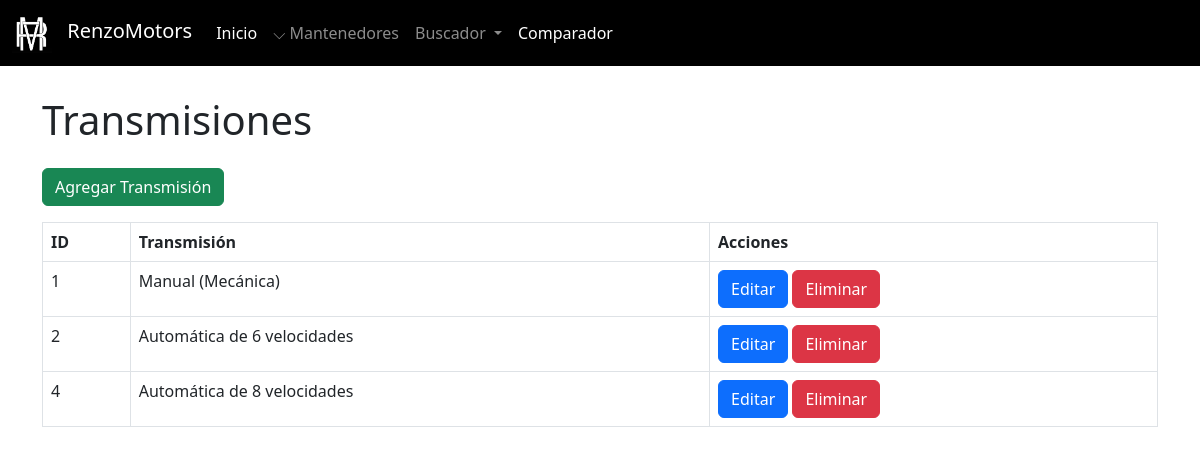
Page /admin/mantenedores/transmision/mantenedor_transmisiones.php on the earlier database version.
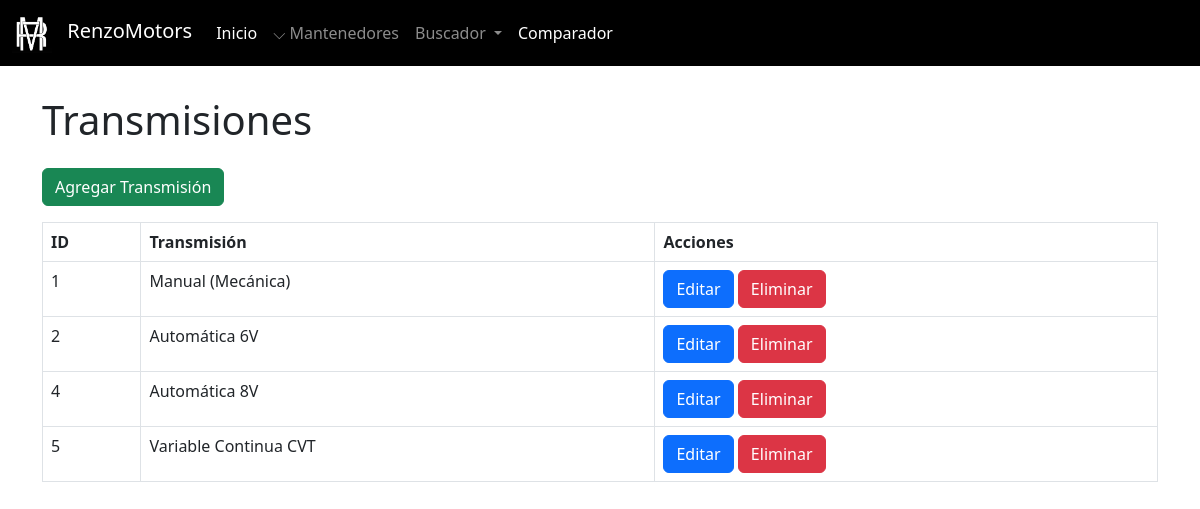
Same page on the later database version.
### tables this page shows
CREATE TABLE `transmision` (
  `id_transmision` int(11) NOT NULL,
  `nombre_transmision` varchar(100) NOT NULL
);

### admin/mantenedores/transmision/mantenedor_transmisiones.php (the view, shortened to what this page needs)
<?php
include '../../../config/conexion.php';
include '../../navbaradmin.php';
?>
<!DOCTYPE html>
<html lang="es">
<head>
    <link href="https://cdn.jsdelivr.net/npm/bootstrap@5.3.0/dist/css/bootstrap.min.css" rel="stylesheet">
</head>
<body class="pt-5">
    <div class="container mt-5">
        <h1 class="mb-4">Transmisiones</h1>
        <a href="crear_transmision.php" class="btn btn-success mb-3">Agregar Transmisión</a>
        <table class="table table-bordered">
            <thead>
                <tr>
                    <th>ID</th>
                    <th>Transmisión</th>
                    <th>Acciones</th>
                </tr>
            </thead>
            <tbody>
                <?php
                $resultado = mysqli_query($conexion, "SELECT * FROM transmision");
                while ($fila = mysqli_fetch_assoc($resultado)) {
                    echo "<tr>
                            <td>{$fila['id_transmision']}</td>
                            <td>{$fila['nombre_transmision']}</td>
                            <td>
                                <a href='editar_transmision.php?id_transmision={$fila['id_transmision']}' class='btn btn-primary'>Editar</a>
                                <a href='eliminar_transmision.php?id_transmision={$fila['id_transmision']}' class='btn btn-danger' onclick='return confirm(\"¿Estás seguro de eliminar esta transmisión?\");'>Eliminar</a>
                            </td>
                          </tr>";
                }
                ?>
            </tbody>
        </table>
    </div>
</body>
</html>

Differences in the rows shown:
changed transmision id 2: nombre_transmision "Automática de 6 velocidades" → "Automática 6V"
changed transmision id 4: nombre_transmision "Automática de 8 velocidades" → "Automática 8V"
added transmision: id_transmision "5", nombre_transmision "Variable Continua CVT"
